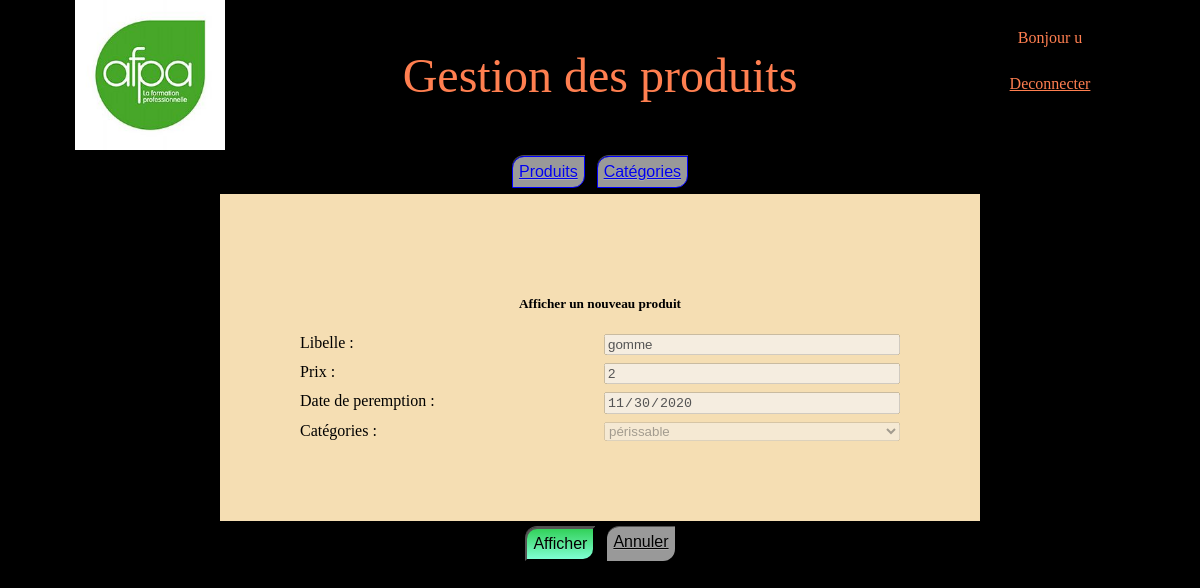
/index.php?page=formProduit&mode=Editer&id=1 (signed in), run on the app's committed database.
### tables this page shows
CREATE TABLE IF NOT EXISTS produits (
  idProduit int (11) NOT NULL AUTO_INCREMENT,
  libelleProduit varchar (50) NOT NULL,
  prix int (11) NOT NULL,
  dateDePeremption date NOT NULL,
  idCategorie int (11) NOT NULL,
  PRIMARY KEY (idProduit),
  KEY FK_Produit_Categorie (idCategorie)
);

### PHP/MODEL/MANAGER/TexteManager.Class.php (called while the page is built, shortened)
<?php
class TexteManager
{
	public static function findByCodes($codeLangue,$codeTexte)
	{
		$db=DbConnect::getDb();
		$q=$db->prepare("SELECT $codeLangue FROM `texte` WHERE `codeTexte` = :codeTexte");
		$q->bindValue(":codeTexte", $codeTexte,PDO::PARAM_STR);
		$q->execute();
		$results = $q->fetch(PDO::FETCH_ASSOC);
		if($results != false)
		{
			return $results[$codeLangue];
		}
		else
		{
			return false;
		}
	}
}

### PHP/MODEL/MANAGER/ProduitsManager.Class.php (called while the page is built, shortened)
<?php
class ProduitsManager
{
    public static function findById($id)
    {
        $db = DbConnect::getDb();
        $id = (int) $id;
        $q = $db->query("SELECT * FROM Produits WHERE idProduit=" . $id);
        $results = $q->fetch(PDO::FETCH_ASSOC);
        if ($results != false)
        {
            return new Produits($results);
        }
        else
        {
            return false;
        }
    }
}

### PHP/CONTROLLER/CLASSE/Produits.class.php (called while the page is built, shortened)
<?php
class Produits
{
    private $_libelleProduit;
    private $_prix;
    private $_dateDePeremption;
    private $_idCategorie;
    public function setIdProduit($_idProduit)
    {
        return $this->_idProduit = $_idProduit;
    }
    public function getLibelleProduit()
    {
        return $this->_libelleProduit;
    }
    public function setLibelleProduit($_libelleProduit)
    {
        return $this->_libelleProduit = $_libelleProduit;
    }
    public function getPrix()
    {
        return $this->_prix;
    }
    public function setPrix($_prix)
    {
        return $this->_prix = $_prix;
    }
    public function getDateDePeremption()
    {
        return $this->_dateDePeremption;
    }
    public function setDateDePeremption($_dateDePeremption)
    {
        return $this->_dateDePeremption = $_dateDePeremption;
    }
    public function getIdCategorie()
    {
        return $this->_idCategorie;
    }
    public function setIdCategorie(int $idCategorie)
    {
        $this->_idCategorie = $idCategorie;
    }
    public function hydrate($data)
    {
        foreach ($data as $key => $value)
        {
            $methode = "set" . ucfirst($key);
        }
    }
}

### PHP/MODEL/MANAGER/CategoriesManager.Class.php (called while the page is built, shortened)
<?php
class CategoriesManager
{
	public static function getList()
	{
 		$db=DbConnect::getDb();
		$liste = [];
		$q = $db->query("SELECT * FROM Categories");
		while($donnees = $q->fetch(PDO::FETCH_ASSOC))
		{
			if($donnees != false)
			{
				$liste[] = new Categories($donnees);
			}
		}
		return $liste;
	}
}

### PHP/CONTROLLER/CLASSE/Categories.Class.php (called while the page is built, shortened)
<?php
class Categories
{
	private $_idCategorie;
	private $_libelleCategorie;
	public function getIdCategorie()
	{
		return $this->_idCategorie;
	}
	public function setIdCategorie($idCategorie)
	{
		$this->_idCategorie=$idCategorie;
	}
	public function getLibelleCategorie()
	{
		return $this->_libelleCategorie;
	}
	public function setLibelleCategorie($libelleCategorie)
	{
		$this->_libelleCategorie=$libelleCategorie;
	}
	public function hydrate($data)
	{
 		foreach ($data as $key => $value)
		{
 			$methode = "set".ucfirst($key);
		}
	}
}

### PHP/VIEW/FORM/FormProduit.php (the view, shortened to what this page needs)
<?php
$defaultMode =  $_GET['mode'];
$modeTraduit = texte($defaultMode);
echo '<div class="demiPage colonne">';
echo '<div id="DivSousTitre" >';
$disabled = " ";
switch ($defaultMode) {
    case "Editer":
    case "Supprimer":
        $disabled = " disabled ";
        break;
}
echo '<h5>' . $modeTraduit . texte('titreCrud') .'</h5></div>
<form id="formulaire" method="post" action="index.php?page=actionProduit&mode=' . $defaultMode . '">';
if (isset($_GET['id'])) {
    $prod = ProduitsManager::findById($_GET['id']);
    $idCateg = $prod->getIdCategorie();
} else {
    $prod = new Produits();
    $idCateg = null;
}
$listeCateg = CategoriesManager::getList();
echo '  <label>'. texte('Libelle').' :</label>
        <input type="text" name="libelleProduit" value="' . $prod->getLibelleProduit() . '"' . $disabled . '>';
echo '  <label>'. texte('Prix').' :</label>
        <input type="number" name="prix" value="' . $prod->getPrix() . '"' . $disabled . '>';
echo '  <label>'. texte('DatePeremption').' :</label>
        <input type="date" name="dateDePeremption" value="' . $prod->getDateDePeremption() . '"' . $disabled . '>';
echo '  <label>'. texte('Categories').' :</label>
        <select name="idCategorie" '.$disabled.'>';
foreach ($listeCateg as $uneCategorie) {
    $sel = "";
    if ($uneCategorie->getIdCategorie() == $idCateg) {
        $sel = "selected";
    }
    echo '<option value="' . $uneCategorie->getIdCategorie() . '" ' . $sel . ' >' . $uneCategorie->getLibelleCategorie() . '</option>';
}
echo '
    </select>
    </div>';
echo '<div class="ligneDetail"><input type="submit" value="' . $modeTraduit . '" class=" crudBtn crudBtn' . $defaultMode . '"/>';
echo '
<a href="index.php?page=listeProduit" class=" crudBtn crudBtnRetour">'. texte('Annuler') .'</a>
</div>
</div>
</form>';

### CSS/style.css (style rules this page uses)
html,body { margin: 0; padding: 0; }
body, header,div, nav, main, section, .flex { display: flex; flex: 1; justify-content: center; }
body { background-color: black; }
.colonne { flex-direction: column; }
.demiPage { width: 50vw; align-self: center; background-color: wheat; padding: 5em; }
.crudBtn { font-family: Arial, sans-serif; font-size: 1em; text-align: center; color: #000; border-radius: 12px 0 12px 0; box-shadow: 0 0 5px rgba(0, 0, 0, 0.5), 0 -1px 0 rgba(255, 255, 255, 0.4); text-shadow: 0px 1px 0px rgba(255, 255, 255, 0.2); margin: 0.5vw; padding: 0.5vw; }
.crudBtnEditer,.crudBtnAjouter { background: linear-gradient(#32d159, #7fffd4); }
.crudBtnRetour { background: linear-gradient(#999, #999); }
form { display: grid; grid-template-columns: 1fr 1fr; grid-gap: 0.5em; grid-auto-rows: minmax(1em, auto); }

### data on the page
produits: libelleProduit "gomme", prix "2", dateDePeremption "11/30/2020"

### other printed values
$titre "Gestion des produits"
texte('Bonjour') "Bonjour"
$_SESSION['utilisateur']->getNom() "u"
texte("Deconnecter") "Deconnecter"
texte("Produits") "Produits"
texte("Categories") "Catégories"
$modeTraduit "Afficher"
texte('titreCrud') "un nouveau produit"
texte('Libelle') "Libelle"
texte('Prix') "Prix"
texte('DatePeremption') "Date de peremption"
texte('Categories') "Catégories"
texte('Annuler') "Annuler"
form field idCategorie "périssable"
